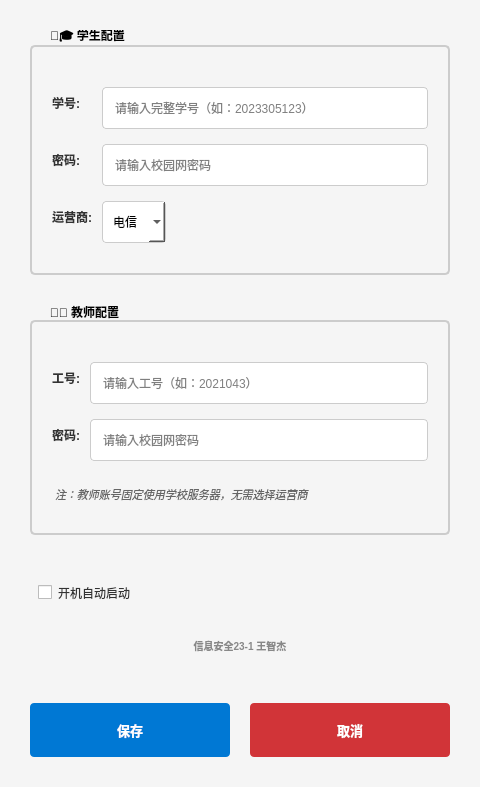
<?xml version="1.0" encoding="UTF-8"?>
<ui version="4.0">
 <class>ConfigDialog</class>
 <widget class="QDialog" name="ConfigDialog">
  <property name="geometry">
   <rect>
    <x>0</x>
    <y>0</y>
    <width>480</width>
    <height>600</height>
   </rect>
  </property>
  <property name="windowTitle">
   <string>AUST WiFi 双用户配置</string>
  </property>
  <property name="modal">
   <bool>true</bool>
  </property>
  <property name="styleSheet">
   <string notr="true">QDialog {
    background-color: #f5f5f5;
}

QLabel {
    color: #333;
    font-size: 12px;
    font-weight: bold;
}

QLineEdit {
    border: 1px solid #ccc;
    border-radius: 4px;
    padding: 10px;
    font-size: 12px;
    background-color: white;
    min-height: 20px;
}

QLineEdit:focus {
    border-color: #0078d4;
}

QComboBox {
    border: 1px solid #ccc;
    border-radius: 4px;
    padding: 10px;
    font-size: 12px;
    background-color: white;
    min-height: 20px;
}

QComboBox:focus {
    border-color: #0078d4;
}

QCheckBox {
    font-size: 12px;
    color: #333;
    padding: 8px;
}

QGroupBox {
    font-weight: bold;
    border: 2px solid #ccc;
    border-radius: 5px;
    margin-top: 15px;
    margin-bottom: 10px;
    padding-top: 15px;
    padding-bottom: 10px;
}

QGroupBox::title {
    subcontrol-origin: margin;
    left: 10px;
    padding: 0 8px 0 8px;
    font-size: 13px;
}

QPushButton {
    background-color: #0078d4;
    border: none;
    border-radius: 4px;
    color: white;
    font-size: 13px;
    padding: 12px 20px;
    min-height: 30px;
    font-weight: bold;
}

QPushButton:hover {
    background-color: #106ebe;
}

QPushButton:pressed {
    background-color: #005a9e;
}

QPushButton#cancelButton {
    background-color: #d13438;
}

QPushButton#cancelButton:hover {
    background-color: #b52d31;
}

QPushButton#cancelButton:pressed {
    background-color: #9a272a;
}</string>
  </property>
  <layout class="QVBoxLayout" name="mainLayout">
   <property name="spacing">
    <number>20</number>
   </property>
   <property name="leftMargin">
    <number>30</number>
   </property>
   <property name="topMargin">
    <number>30</number>
   </property>
   <property name="rightMargin">
    <number>30</number>
   </property>
   <property name="bottomMargin">
    <number>30</number>
   </property>
   <item>
    <widget class="QGroupBox" name="studentGroup">
     <property name="title">
      <string>👨‍🎓 学生配置</string>
     </property>
     <layout class="QFormLayout" name="studentLayout">
      <property name="labelAlignment">
       <set>Qt::AlignLeading|Qt::AlignLeft|Qt::AlignVCenter</set>
      </property>
      <property name="formAlignment">
       <set>Qt::AlignLeading|Qt::AlignLeft|Qt::AlignTop</set>
      </property>
      <property name="horizontalSpacing">
       <number>10</number>
      </property>
      <property name="verticalSpacing">
       <number>15</number>
      </property>
      <property name="leftMargin">
       <number>20</number>
      </property>
      <property name="topMargin">
       <number>25</number>
      </property>
      <property name="rightMargin">
       <number>20</number>
      </property>
      <property name="bottomMargin">
       <number>20</number>
      </property>
      <property name="fieldGrowthPolicy">
       <enum>QFormLayout::ExpandingFieldsGrow</enum>
      </property>
      <item row="0" column="0">
       <widget class="QLabel" name="studentUserLabel">
        <property name="text">
         <string>学号:</string>
        </property>
       </widget>
      </item>
      <item row="0" column="1">
       <widget class="QLineEdit" name="studentUserEdit">
        <property name="placeholderText">
         <string>请输入完整学号（如：2023305123）</string>
        </property>
       </widget>
      </item>
      <item row="1" column="0">
       <widget class="QLabel" name="studentPasswordLabel">
        <property name="text">
         <string>密码:</string>
        </property>
       </widget>
      </item>
      <item row="1" column="1">
       <widget class="QLineEdit" name="studentPasswordEdit">
        <property name="echoMode">
         <enum>QLineEdit::Password</enum>
        </property>
        <property name="placeholderText">
         <string>请输入校园网密码</string>
        </property>
       </widget>
      </item>
      <item row="2" column="0">
       <widget class="QLabel" name="studentServerLabel">
        <property name="text">
         <string>运营商:</string>
        </property>
       </widget>
      </item>
      <item row="2" column="1">
       <widget class="QComboBox" name="studentServerCombo">
        <item>
         <property name="text">
          <string>电信</string>
         </property>
        </item>
        <item>
         <property name="text">
          <string>联通</string>
         </property>
        </item>
        <item>
         <property name="text">
          <string>移动</string>
         </property>
        </item>
       </widget>
      </item>
     </layout>
    </widget>
   </item>
   <item>
    <widget class="QGroupBox" name="teacherGroup">
     <property name="title">
      <string>👨‍🏫 教师配置</string>
     </property>
     <layout class="QFormLayout" name="teacherLayout">
      <property name="labelAlignment">
       <set>Qt::AlignLeading|Qt::AlignLeft|Qt::AlignVCenter</set>
      </property>
      <property name="formAlignment">
       <set>Qt::AlignLeading|Qt::AlignLeft|Qt::AlignTop</set>
      </property>
      <property name="horizontalSpacing">
       <number>10</number>
      </property>
      <property name="verticalSpacing">
       <number>15</number>
      </property>
      <property name="leftMargin">
       <number>20</number>
      </property>
      <property name="topMargin">
       <number>25</number>
      </property>
      <property name="rightMargin">
       <number>20</number>
      </property>
      <property name="bottomMargin">
       <number>20</number>
      </property>
      <property name="fieldGrowthPolicy">
       <enum>QFormLayout::ExpandingFieldsGrow</enum>
      </property>
      <item row="0" column="0">
       <widget class="QLabel" name="teacherUserLabel">
        <property name="text">
         <string>工号:</string>
        </property>
       </widget>
      </item>
      <item row="0" column="1">
       <widget class="QLineEdit" name="teacherUserEdit">
        <property name="placeholderText">
         <string>请输入工号（如：2021043）</string>
        </property>
       </widget>
      </item>
      <item row="1" column="0">
       <widget class="QLabel" name="teacherPasswordLabel">
        <property name="text">
         <string>密码:</string>
        </property>
       </widget>
      </item>
      <item row="1" column="1">
       <widget class="QLineEdit" name="teacherPasswordEdit">
        <property name="echoMode">
         <enum>QLineEdit::Password</enum>
        </property>
        <property name="placeholderText">
         <string>请输入校园网密码</string>
        </property>
       </widget>
      </item>
      <item row="2" column="0" colspan="2">
       <widget class="QLabel" name="teacherNote">
        <property name="text">
         <string>注：教师账号固定使用学校服务器，无需选择运营商</string>
        </property>
        <property name="styleSheet">
         <string notr="true">color: #666; font-size: 11px; font-weight: normal; font-style: italic; padding-top: 10px;</string>
        </property>
       </widget>
      </item>
     </layout>
    </widget>
   </item>
   <item>
    <spacer name="verticalSpacer">
     <property name="orientation">
      <enum>Qt::Vertical</enum>
     </property>
     <property name="sizeType">
      <enum>QSizePolicy::Fixed</enum>
     </property>
     <property name="sizeHint">
      <size>
       <width>20</width>
       <height>10</height>
      </size>
     </property>
    </spacer>
   </item>
   <item>
    <widget class="QCheckBox" name="autoStartCheck">
     <property name="text">
      <string>开机自动启动</string>
     </property>
    </widget>
   </item>
   <item>
    <spacer name="verticalSpacer_2">
     <property name="orientation">
      <enum>Qt::Vertical</enum>
     </property>
     <property name="sizeType">
      <enum>QSizePolicy::Fixed</enum>
     </property>
     <property name="sizeHint">
      <size>
       <width>20</width>
       <height>8</height>
      </size>
     </property>
    </spacer>
   </item>
   <item>
    <widget class="QLabel" name="authorLabel">
     <property name="text">
      <string>信息安全23-1 王智杰</string>
     </property>
     <property name="alignment">
      <set>Qt::AlignCenter</set>
     </property>
     <property name="styleSheet">
      <string notr="true">color: #888; font-size: 10px;</string>
     </property>
    </widget>
   </item>
   <item>
    <spacer name="verticalSpacer_3">
     <property name="orientation">
      <enum>Qt::Vertical</enum>
     </property>
     <property name="sizeType">
      <enum>QSizePolicy::Fixed</enum>
     </property>
     <property name="sizeHint">
      <size>
       <width>20</width>
       <height>15</height>
      </size>
     </property>
    </spacer>
   </item>
   <item>
    <layout class="QHBoxLayout" name="buttonLayout">
     <property name="spacing">
      <number>20</number>
     </property>
     <property name="topMargin">
      <number>15</number>
     </property>
     <item>
      <widget class="QPushButton" name="saveButton">
       <property name="text">
        <string>保存</string>
       </property>
      </widget>
     </item>
     <item>
      <widget class="QPushButton" name="cancelButton">
       <property name="text">
        <string>取消</string>
       </property>
      </widget>
     </item>
    </layout>
   </item>
  </layout>
 </widget>
 <resources/>
 <connections/>
</ui> 
